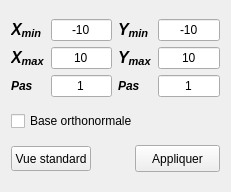
<?xml version="1.0" encoding="UTF-8"?>
<ui version="4.0">
 <class>FenetreBornes</class>
 <widget class="QWidget" name="FenetreBornes">
  <property name="geometry">
   <rect>
    <x>0</x>
    <y>0</y>
    <width>231</width>
    <height>192</height>
   </rect>
  </property>
  <property name="minimumSize">
   <size>
    <width>0</width>
    <height>0</height>
   </size>
  </property>
  <property name="maximumSize">
   <size>
    <width>16777215</width>
    <height>16777215</height>
   </size>
  </property>
  <property name="windowTitle">
   <string>Bornes de représentation</string>
  </property>
  <property name="windowIcon">
   <iconset resource="ressources.qrc">
    <normaloff>:/icons/bornes.png</normaloff>:/icons/bornes.png</iconset>
  </property>
  <layout class="QVBoxLayout" name="verticalLayout">
   <item>
    <layout class="QGridLayout" name="gridLayout">
     <item row="0" column="0">
      <widget class="QLabel" name="label_2">
       <property name="maximumSize">
        <size>
         <width>36</width>
         <height>27</height>
        </size>
       </property>
       <property name="text">
        <string notr="true">&lt;!DOCTYPE HTML PUBLIC &quot;-//W3C//DTD HTML 4.0//EN&quot; &quot;http://www.w3.org/TR/REC-html40/strict.dtd&quot;&gt;
&lt;html&gt;&lt;head&gt;&lt;meta name=&quot;qrichtext&quot; content=&quot;1&quot; /&gt;&lt;style type=&quot;text/css&quot;&gt;
p, li { white-space: pre-wrap; }
&lt;/style&gt;&lt;/head&gt;&lt;body style=&quot; font-family:'Cantarell'; font-size:11pt; font-weight:400; font-style:normal;&quot;&gt;
&lt;table border=&quot;0&quot; style=&quot;-qt-table-type: root; margin-top:4px; margin-bottom:4px; margin-left:4px; margin-right:4px;&quot;&gt;
&lt;tr&gt;
&lt;td style=&quot;border: none;&quot;&gt;
&lt;p style=&quot; margin-top:0px; margin-bottom:0px; margin-left:0px; margin-right:0px; -qt-block-indent:0; text-indent:0px;&quot;&gt;&lt;span style=&quot; font-size:12pt; font-weight:600; font-style:italic;&quot;&gt;X&lt;/span&gt;&lt;span style=&quot; font-size:12pt; font-weight:600; font-style:italic; vertical-align:sub;&quot;&gt;min&lt;/span&gt;&lt;/p&gt;&lt;/td&gt;&lt;/tr&gt;&lt;/table&gt;&lt;/body&gt;&lt;/html&gt;</string>
       </property>
      </widget>
     </item>
     <item row="1" column="0">
      <widget class="QLabel" name="label_3">
       <property name="maximumSize">
        <size>
         <width>36</width>
         <height>27</height>
        </size>
       </property>
       <property name="text">
        <string notr="true">&lt;!DOCTYPE HTML PUBLIC &quot;-//W3C//DTD HTML 4.0//EN&quot; &quot;http://www.w3.org/TR/REC-html40/strict.dtd&quot;&gt;
&lt;html&gt;&lt;head&gt;&lt;meta name=&quot;qrichtext&quot; content=&quot;1&quot; /&gt;&lt;style type=&quot;text/css&quot;&gt;
p, li { white-space: pre-wrap; }
&lt;/style&gt;&lt;/head&gt;&lt;body style=&quot; font-family:'Cantarell'; font-size:11pt; font-weight:400; font-style:normal;&quot;&gt;
&lt;table border=&quot;0&quot; style=&quot;-qt-table-type: root; margin-top:4px; margin-bottom:4px; margin-left:4px; margin-right:4px;&quot;&gt;
&lt;tr&gt;
&lt;td style=&quot;border: none;&quot;&gt;
&lt;p style=&quot; margin-top:0px; margin-bottom:0px; margin-left:0px; margin-right:0px; -qt-block-indent:0; text-indent:0px;&quot;&gt;&lt;span style=&quot; font-family:'Cantarell'; font-size:12pt; font-weight:600; font-style:italic;&quot;&gt;X&lt;sub&gt;max&lt;/sub&gt;&lt;/span&gt;&lt;/p&gt;&lt;/td&gt;&lt;/tr&gt;&lt;/table&gt;&lt;/body&gt;&lt;/html&gt;</string>
       </property>
      </widget>
     </item>
     <item row="2" column="0">
      <widget class="QLabel" name="label_4">
       <property name="text">
        <string>&lt;strong&gt;&lt;em&gt;Pas&lt;/em&gt;&lt;/strong&gt;</string>
       </property>
      </widget>
     </item>
     <item row="0" column="1">
      <widget class="QLineEdit" name="Xmin">
       <property name="maximumSize">
        <size>
         <width>16777215</width>
         <height>16777215</height>
        </size>
       </property>
       <property name="text">
        <string>-10</string>
       </property>
       <property name="maxLength">
        <number>100</number>
       </property>
       <property name="alignment">
        <set>Qt::AlignCenter</set>
       </property>
      </widget>
     </item>
     <item row="1" column="1">
      <widget class="QLineEdit" name="Xmax">
       <property name="maximumSize">
        <size>
         <width>16777215</width>
         <height>16777215</height>
        </size>
       </property>
       <property name="text">
        <string>10</string>
       </property>
       <property name="maxLength">
        <number>100</number>
       </property>
       <property name="alignment">
        <set>Qt::AlignCenter</set>
       </property>
      </widget>
     </item>
     <item row="2" column="1">
      <widget class="QLineEdit" name="Xpas">
       <property name="maximumSize">
        <size>
         <width>16777215</width>
         <height>16777215</height>
        </size>
       </property>
       <property name="text">
        <string>1</string>
       </property>
       <property name="maxLength">
        <number>100</number>
       </property>
       <property name="alignment">
        <set>Qt::AlignCenter</set>
       </property>
      </widget>
     </item>
     <item row="0" column="2">
      <widget class="QLabel" name="label_7">
       <property name="maximumSize">
        <size>
         <width>36</width>
         <height>27</height>
        </size>
       </property>
       <property name="text">
        <string notr="true">&lt;!DOCTYPE HTML PUBLIC &quot;-//W3C//DTD HTML 4.0//EN&quot; &quot;http://www.w3.org/TR/REC-html40/strict.dtd&quot;&gt;
&lt;html&gt;&lt;head&gt;&lt;meta name=&quot;qrichtext&quot; content=&quot;1&quot; /&gt;&lt;style type=&quot;text/css&quot;&gt;
p, li { white-space: pre-wrap; }
&lt;/style&gt;&lt;/head&gt;&lt;body style=&quot; font-family:'Cantarell'; font-size:11pt; font-weight:400; font-style:normal;&quot;&gt;
&lt;table border=&quot;0&quot; style=&quot;-qt-table-type: root; margin-top:4px; margin-bottom:4px; margin-left:4px; margin-right:4px;&quot;&gt;
&lt;tr&gt;
&lt;td style=&quot;border: none;&quot;&gt;
&lt;p style=&quot; margin-top:0px; margin-bottom:0px; margin-left:0px; margin-right:0px; -qt-block-indent:0; text-indent:0px;&quot;&gt;&lt;span style=&quot; font-size:12pt; font-weight:600; font-style:italic;&quot;&gt;Y&lt;/span&gt;&lt;span style=&quot; font-size:12pt; font-weight:600; font-style:italic; vertical-align:sub;&quot;&gt;min&lt;/span&gt;&lt;/p&gt;&lt;/td&gt;&lt;/tr&gt;&lt;/table&gt;&lt;/body&gt;&lt;/html&gt;</string>
       </property>
      </widget>
     </item>
     <item row="1" column="2">
      <widget class="QLabel" name="label_6">
       <property name="maximumSize">
        <size>
         <width>36</width>
         <height>27</height>
        </size>
       </property>
       <property name="text">
        <string notr="true">&lt;!DOCTYPE HTML PUBLIC &quot;-//W3C//DTD HTML 4.0//EN&quot; &quot;http://www.w3.org/TR/REC-html40/strict.dtd&quot;&gt;
&lt;html&gt;&lt;head&gt;&lt;meta name=&quot;qrichtext&quot; content=&quot;1&quot; /&gt;&lt;style type=&quot;text/css&quot;&gt;
p, li { white-space: pre-wrap; }
&lt;/style&gt;&lt;/head&gt;&lt;body style=&quot; font-family:'Cantarell'; font-size:11pt; font-weight:400; font-style:normal;&quot;&gt;
&lt;table border=&quot;0&quot; style=&quot;-qt-table-type: root; margin-top:4px; margin-bottom:4px; margin-left:4px; margin-right:4px;&quot;&gt;
&lt;tr&gt;
&lt;td style=&quot;border: none;&quot;&gt;
&lt;p style=&quot; margin-top:0px; margin-bottom:0px; margin-left:0px; margin-right:0px; -qt-block-indent:0; text-indent:0px;&quot;&gt;&lt;span style=&quot; font-family:'Cantarell'; font-size:12pt; font-weight:600; font-style:italic;&quot;&gt;Y&lt;sub&gt;max&lt;/sub&gt;&lt;/span&gt;&lt;/p&gt;&lt;/td&gt;&lt;/tr&gt;&lt;/table&gt;&lt;/body&gt;&lt;/html&gt;</string>
       </property>
      </widget>
     </item>
     <item row="2" column="2">
      <widget class="QLabel" name="label_5">
       <property name="text">
        <string>&lt;strong&gt;&lt;em&gt;Pas&lt;/em&gt;&lt;/strong&gt;</string>
       </property>
      </widget>
     </item>
     <item row="0" column="3">
      <widget class="QLineEdit" name="Ymin">
       <property name="maximumSize">
        <size>
         <width>16777215</width>
         <height>16777215</height>
        </size>
       </property>
       <property name="text">
        <string>-10</string>
       </property>
       <property name="maxLength">
        <number>100</number>
       </property>
       <property name="alignment">
        <set>Qt::AlignCenter</set>
       </property>
      </widget>
     </item>
     <item row="1" column="3">
      <widget class="QLineEdit" name="Ymax">
       <property name="maximumSize">
        <size>
         <width>16777215</width>
         <height>16777215</height>
        </size>
       </property>
       <property name="text">
        <string>10</string>
       </property>
       <property name="maxLength">
        <number>100</number>
       </property>
       <property name="alignment">
        <set>Qt::AlignCenter</set>
       </property>
      </widget>
     </item>
     <item row="2" column="3">
      <widget class="QLineEdit" name="Ypas">
       <property name="maximumSize">
        <size>
         <width>16777215</width>
         <height>16777215</height>
        </size>
       </property>
       <property name="text">
        <string>1</string>
       </property>
       <property name="maxLength">
        <number>100</number>
       </property>
       <property name="alignment">
        <set>Qt::AlignCenter</set>
       </property>
      </widget>
     </item>
    </layout>
   </item>
   <item>
    <widget class="QCheckBox" name="orthonormal">
     <property name="text">
      <string>Base orthonormale</string>
     </property>
    </widget>
   </item>
   <item>
    <layout class="QHBoxLayout" name="horizontalLayout">
     <item>
      <widget class="QPushButton" name="standardView">
       <property name="maximumSize">
        <size>
         <width>16777215</width>
         <height>25</height>
        </size>
       </property>
       <property name="text">
        <string>Vue standard</string>
       </property>
      </widget>
     </item>
     <item>
      <spacer name="horizontalSpacer">
       <property name="orientation">
        <enum>Qt::Horizontal</enum>
       </property>
       <property name="sizeHint" stdset="0">
        <size>
         <width>40</width>
         <height>20</height>
        </size>
       </property>
      </spacer>
     </item>
     <item>
      <widget class="QPushButton" name="boutonAppliquer">
       <property name="minimumSize">
        <size>
         <width>85</width>
         <height>27</height>
        </size>
       </property>
       <property name="maximumSize">
        <size>
         <width>85</width>
         <height>27</height>
        </size>
       </property>
       <property name="text">
        <string>Appliquer</string>
       </property>
      </widget>
     </item>
    </layout>
   </item>
  </layout>
 </widget>
 <resources>
  <include location="ressources.qrc"/>
 </resources>
 <connections/>
</ui>
